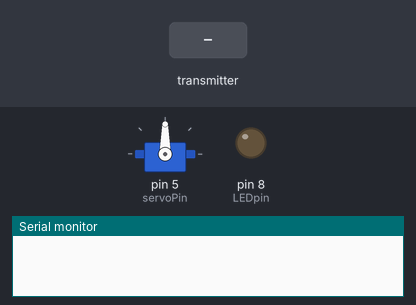
A sketch run on a simulated Arduino Uno, built with avr-gcc and run on an emulated ATmega328P. Shown: servo, output pins drawn as LEDs (lit = HIGH), the last lines printed to the serial monitor. Inputs (shaded band) come from the test bench. No radio packets arrive unless stated.

Above: at 1.2 s.
1.3 s: the transmitter starts sending payload.0 = 255
At 2.2 s:
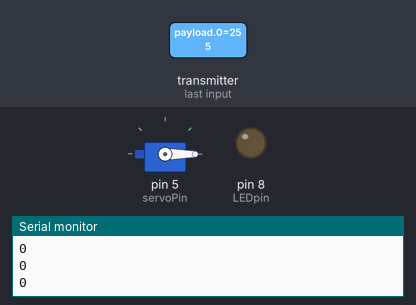
2.8 s: the transmitter starts sending payload.5 = 64
At 3.6 s:
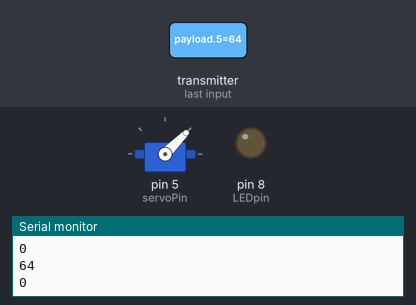
4.3 s: the transmitter starts sending payload.5 = 255
At 5.0 s:
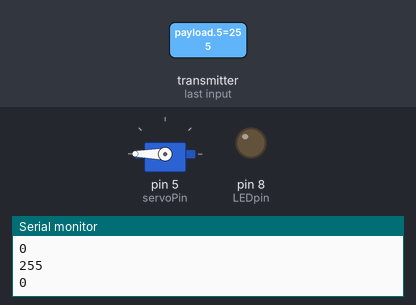
8.8 s: the transmitter starts sending payload.5 = 0
At 9.3 s:
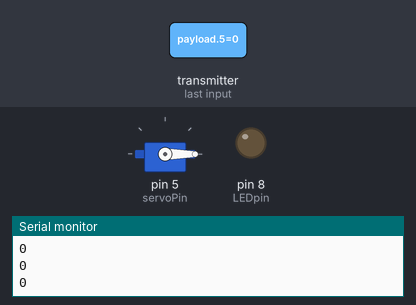
Timing chart, 0 to 11.3 s (numbered marks = the images above; inputs shaded):
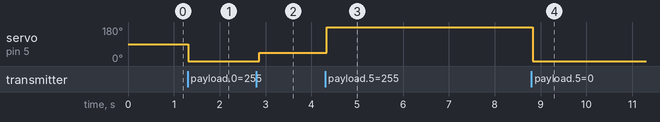

Measured:
- after the input at 1.3 s, servo on pin 5 (servoPin): 90° → 0° at once
- after the input at 2.8 s, servo on pin 5 (servoPin): 0° → 45° after 0.06 s
- after the input at 4.3 s, servo on pin 5 (servoPin): 45° → 180° at once
- after the input at 8.8 s, servo on pin 5 (servoPin): 180° → 0° at once

The sketch:

Receiver.ino
```cpp
#include <SPI.h>
#include <nRF24L01.h>
#include <RF24.h>
#include <RF24_config.h>
#include <Servo.h>

RF24 radio(9,10); //VCC:3v3, CE:PIN9, SCN:PIN10, SCK:PIN13, MOSI:PIN11, MISO:PIN12
const uint64_t pipe = 0xE8E8F0F0E1LL;
byte payload[6];
byte buttons;
byte buttonsLast = 0;
byte dPads;
byte dPadsLast = 0;
byte buttonPress;
byte dPadPress;
byte LY, LX, RY, RX;
Servo myservo;

int LEDstate = 0;
int LEDpin = 8;
int servoPin = 5;
int servoAngle = 90;
//int LY, LX, RX, RY;

void setup(void){
   Serial.begin(57600);
   radio.begin();
   radio.openReadingPipe(1,pipe);
   radio.startListening();
   pinMode(LEDpin,OUTPUT);
   myservo.attach(servoPin);
   //radio.printDetails();
}

void loop(void){

 if( radio.available() ){
  bool done = false;
  while (!done){
   done = radio.read(payload, sizeof(payload));
  }
  buttons = payload[0];
  dPads = payload[1];
  LY = payload[2];
  LX = payload[3];
  RY = payload[4];
  RX = payload[5];
  }
 else{
  //Serial.println("No Radio Available");//NO RADIO AVAILABLE
  }
 //Check if buttons have JUST BEEN PRESSED
 buttonPress = ~buttonsLast & buttons;
 dPadPress = ~dPadsLast & dPads;
 buttonsLast = buttons;
 dPadsLast = dPads;

 //DO STUFF WITH THE NEW BUTTON INPUTS -- PUT CODE HERE
if(bitRead(dPadPress,0)){Serial.println("D Pad UP was pressed.");}
if(bitRead(dPadPress,1)){Serial.println("D Pad DOWN was pressed.");}
if(bitRead(dPadPress,2)){Serial.println("D Pad LEFT was pressed.");}
if(bitRead(dPadPress,3)){Serial.println("D Pad RIGHT was pressed.");}
if(bitRead(dPadPress,4)){Serial.println("TRIANGLE was pressed.");}
if(bitRead(dPadPress,5)){Serial.println("X was pressed.");}
if(bitRead(dPadPress,6)){Serial.println("SQUARE was pressed.");}
if(bitRead(dPadPress,7)){Serial.println("CIRCLE was pressed.");}

if(bitRead(buttonPress,0)){Serial.println("SELECT was pressed.");}
if(bitRead(buttonPress,1)){Serial.println("START was pressed.");}
if(bitRead(buttonPress,2)){Serial.println("L1 was pressed.");}
if(bitRead(buttonPress,3)){Serial.println("R1 was pressed.");}
if(bitRead(buttonPress,4)){Serial.println("L2 was pressed.");}
if(bitRead(buttonPress,5)){Serial.println("R2 was pressed.");}
if(bitRead(buttonPress,6)){Serial.println("Left stick was clicked.");}
if(bitRead(buttonPress,7)){Serial.println("Right stick was clicked.");}

if(bitRead(buttons,2)){Serial.println(LX);} //Display the analog value if L1 is held.
if(bitRead(buttons,4)){Serial.println(LY);}
if(bitRead(buttons,3)){Serial.println(RX);}
if(bitRead(buttons,5)){Serial.println(RY);}

if(bitRead(buttons,3)){servoAngle = map(RX,0,255,0,180); myservo.write(servoAngle); delay(15);}


/*
if(bitRead(dPadPress,7)){LEDstate = !LEDstate;} //CIRCLE BUTTON
digitalWrite(LEDpin,LEDstate);
Serial.println(LX);
*/
//Serial.println(payload[1],BIN);
delay(50);
}
```
